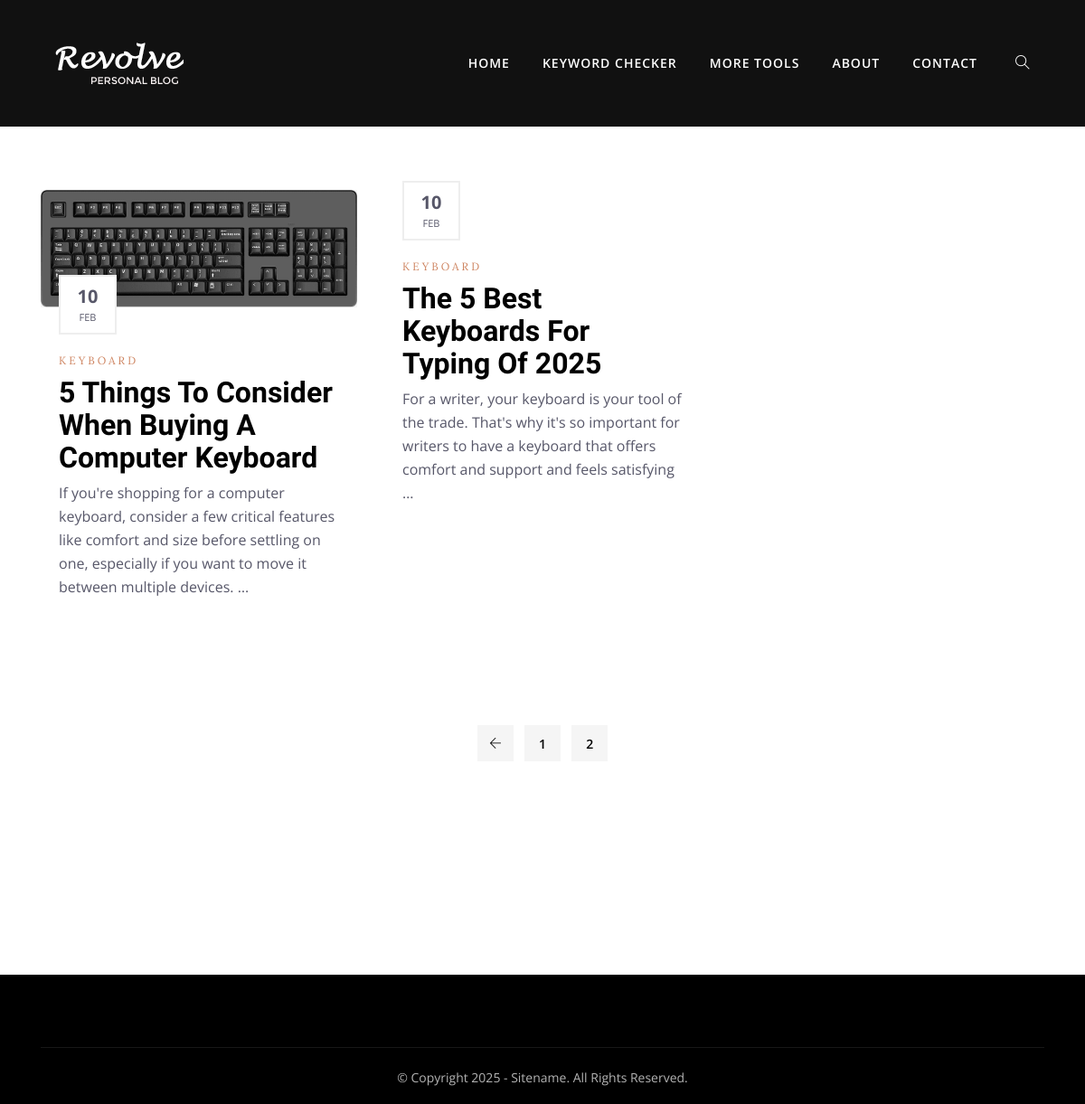
Page /?page=2 on the earlier database version.
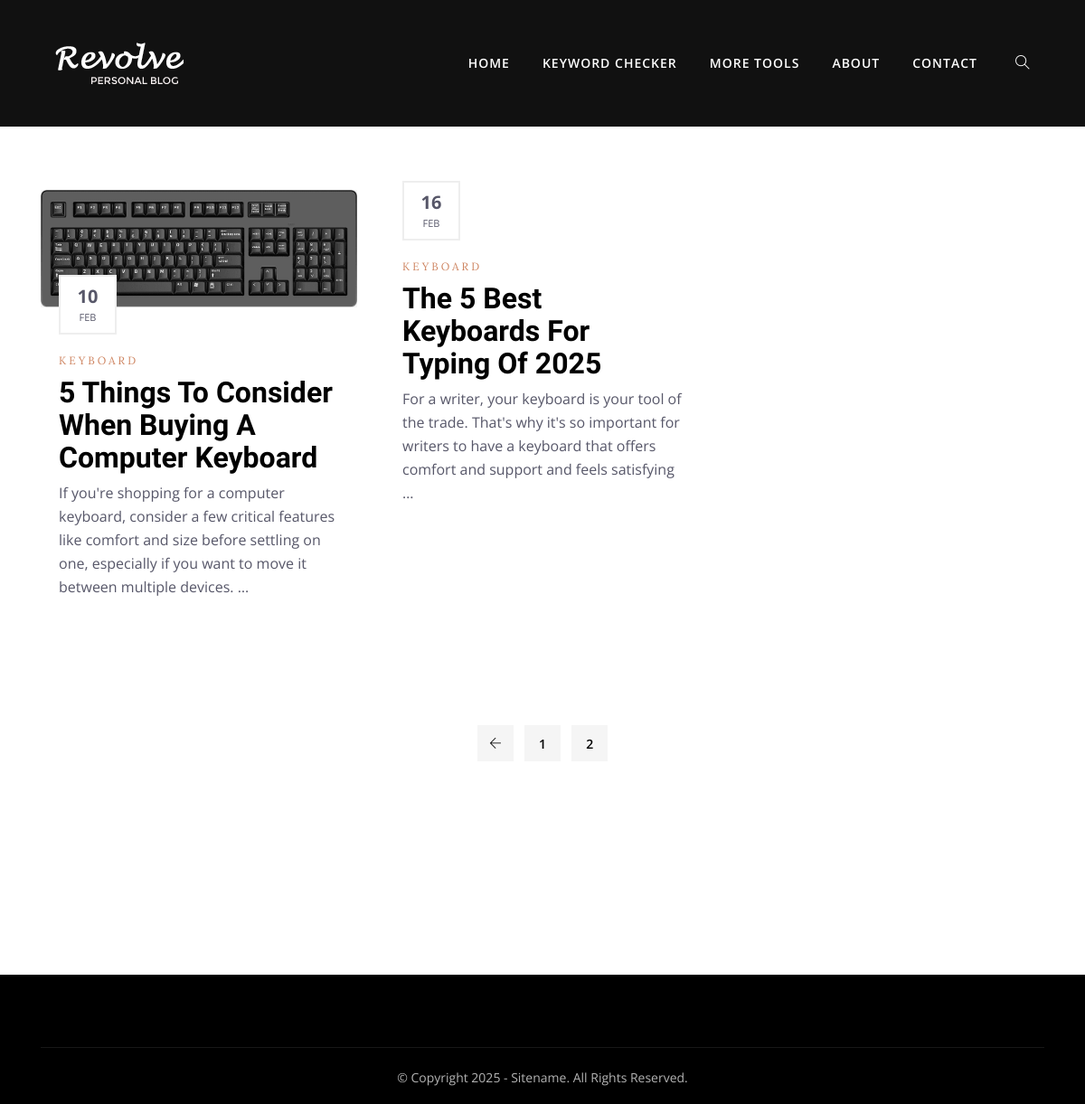
Same page on the later database version.
### blog/models.py (models this page shows, shortened)
class Blog(models.Model):
    title = models.CharField(max_length=255)
    slug = models.SlugField(max_length=255, unique=True, blank=True, null=True)
    content = RichTextField('Content', config_name='default')
    category = models.ForeignKey('Category', on_delete=models.CASCADE)
    image = models.ImageField(upload_to='images/', blank=True, null=True)
    created_at = models.DateTimeField(auto_now_add=True)
    modified_at = models.DateTimeField(auto_now=True)
    meta_title = models.CharField(max_length=255, blank=True, null=True)
    meta_description = models.TextField(blank=True, null=True)
    status = models.CharField(max_length=10, choices=[('draft', 'Draft'), ('published', 'Published')], default='draft')
    views = models.IntegerField(default=0)
    index = models.BooleanField(default=True)

class Category(models.Model):
    name = models.CharField(max_length=255)
    slug = models.SlugField(max_length=255, unique=True, blank=True, null=True)

### blog/views.py (the view)
# urls.py: 2. Add a URL to urlpatterns:  path('', views.home, name='home')
def home(request):
    blogs = Blog.objects.all().order_by('-created_at')
    paginator = Paginator(blogs, 10)
    page_number = request.GET.get('page')
    page_blog = paginator.get_page(page_number)
    return render(request, 'home.html', { 'page_blog': page_blog})

### templates/home.html (shortened to what this page needs)
{% extends "base.html" %}
{% load static %}
{% block content %}
<section class="section-padding">
    <div class="container">
        <div class="row">
            <div class="col-lg-12 col-md-12 col-sm-12 col-xs-12">
                <div class="row">
                    {% for blog in page_blog %}
    <div class="col-lg-4 col-md-6 col-sm-6">
        <article class="post-grid mb-5 ">
            <a class="post-thumb mb-4 d-block" href="{% url 'single_blog' blog.slug %}">
                <img src="{% if blog.image %}{{blog.image.url}}{% endif %}" alt="{{Blog.title}}" class="img-fluid w-100">
            </a>
            <div class="post-content-grid">
                <div class="label-date">
                    <span class="day">{{ blog.modified_at|date:"d" }}</span>
                    <span class="month text-uppercase">{{ blog.modified_at|date:"M" }}</span>
                </div>
                <span class="cat-name text-color font-extra font-sm text-uppercase letter-spacing">{{blog.category.name}}</span>
                <h2 class="post-title mt-1"><a href="{% url 'single_blog' blog.slug %}">{{blog.title}}</a></h2>
                <div>
                    {{blog.content|safe|striptags|truncatewords:30 }}
                </div>
            </div>
        </article>
    </div>
    {% endfor %}
</div>
            </div>
            <div class="m-auto">
                <div class="pagination mt-5 pt-4">
                    <ul class="list-inline">
                        {% if page_blog.has_previous %}
                            <li class="list-inline-item">
                                <a href="?page={{ blogs.previous_page_number }}" class="prev-posts">
                                    <i class="ti-arrow-left"></i>
                                </a>
                            </li>
                        {% endif %}
                        {% for num in page_blog.paginator.page_range %}
                            {% if blogs.number == num %}
                                <li class="list-inline-item"><a href="?page={{ num }}" class="active">{{ num }}</a></li>
                            {% else %}
                                <li class="list-inline-item"><a href="?page={{ num }}">{{ num }}</a></li>
                            {% endif %}
                        {% endfor %}
                    </ul>
                </div>
            </div>
        </div>
    </div>
</section>
{% endblock %}

Differences in the rows shown:
changed Blog "The 5 Best Keyboards For Typing Of 2025": modified_at "10" → "16"
